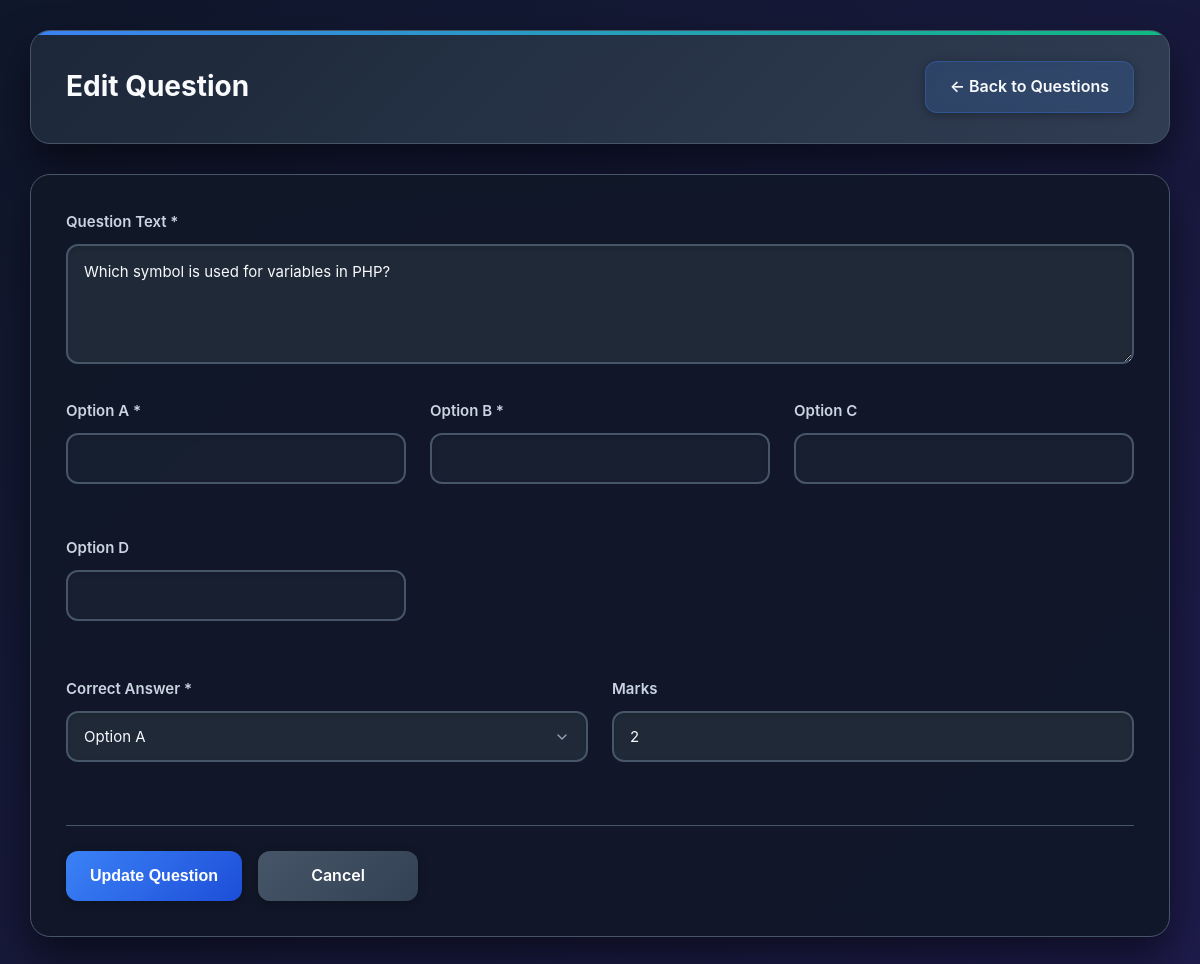
Screenshot of /staff/edit_question.php?id=2 with the database file from the repository.
### tables this page shows
CREATE TABLE questions (
    question_id INT AUTO_INCREMENT PRIMARY KEY,
    exam_id INT NOT NULL,
    question_text TEXT NOT NULL,
    option_a TEXT NOT NULL,
    option_b TEXT NOT NULL,
    option_c TEXT NOT NULL,
    option_d TEXT NOT NULL,
    options JSON,
    correct_answer ENUM('A', 'B', 'C', 'D') NOT NULL,
    marks INT NOT NULL DEFAULT 1,
    created_at TIMESTAMP DEFAULT CURRENT_TIMESTAMP,
    
    FOREIGN KEY (exam_id) REFERENCES exams(exam_id) ON DELETE CASCADE,
    INDEX idx_exam_id (exam_id)
);

### staff/edit_question.php (the view, shortened to what this page needs)
<?php
include '../db_connection.php';
try {
    $pdo->query("SELECT options FROM questions LIMIT 1");
    $useJsonOptions = true;
} catch (PDOException $e) {
    $useJsonOptions = false;
}
$question_id = (int)$_GET['id'];
$stmt = $pdo->prepare("
    SELECT q.*, e.exam_title
    FROM questions q
    JOIN exams e ON q.exam_id = e.exam_id
    WHERE q.question_id = ?
");
$stmt->execute([$question_id]);
$question = $stmt->fetch(PDO::FETCH_ASSOC);
if ($useJsonOptions) {
    $options = json_decode($question['options'], true);
    $option_a = $options['a'] ?? '';
    $option_b = $options['b'] ?? '';
    $option_c = $options['c'] ?? '';
    $option_d = $options['d'] ?? '';
} else {
    $option_a = $question['option_a'] ?? '';
    $option_b = $question['option_b'] ?? '';
    $option_c = $question['option_c'] ?? '';
    $option_d = $question['option_d'] ?? '';
}
?>
<!DOCTYPE html>
<html lang="en">
<head>
    <link rel="stylesheet" href="./style.css">
</head>
<body>
<div class="container">
    <div class="header">
        <h1>Edit Question</h1>
        <a href="manage_questions.php?exam_id=<?php echo $question['exam_id']; ?>" class="btn-back">← Back to Questions</a>
    </div>
    <div class="card">
        <form method="POST" action="">
            <div class="form-group">
                <label for="question_text">Question Text *</label>
                <textarea id="question_text" name="question_text" rows="3" required><?php echo htmlspecialchars($question['question_text']); ?></textarea>
            </div>
            <div class="form-row">
                <div class="form-group">
                    <label for="option_a">Option A *</label>
                    <input type="text" id="option_a" name="option_a" value="<?php echo htmlspecialchars($option_a); ?>" required>
                </div>
                <div class="form-group">
                    <label for="option_b">Option B *</label>
                    <input type="text" id="option_b" name="option_b" value="<?php echo htmlspecialchars($option_b); ?>" required>
                </div>
                <div class="form-group">
                    <label for="option_c">Option C</label>
                    <input type="text" id="option_c" name="option_c" value="<?php echo htmlspecialchars($option_c); ?>">
                </div>
                <div class="form-group">
                    <label for="option_d">Option D</label>
                    <input type="text" id="option_d" name="option_d" value="<?php echo htmlspecialchars($option_d); ?>">
                </div>
            </div>
            <div class="form-row">
                <div class="form-group">
                    <label for="correct_answer">Correct Answer *</label>
                    <select id="correct_answer" name="correct_answer" required>
                        <option value="a" <?php echo $question['correct_answer'] == 'a' ? 'selected' : ''; ?>>Option A</option>
                    </select>
                </div>
                <div class="form-group">
                    <label for="marks">Marks</label>
                    <input type="number" id="marks" name="marks" value="<?php echo $question['marks']; ?>" min="1">
                </div>
            </div>
            <div class="form-actions">
                <button type="submit" class="btn btn-primary">Update Question</button>
                <a href="manage_questions.php?exam_id=<?php echo $question['exam_id']; ?>" class="btn btn-secondary">Cancel</a>
            </div>
        </form>
    </div>
</div>
</body>
</html>

### rows the page displays
questions: question_text "Which symbol is used for variables in PHP?", marks "2"
